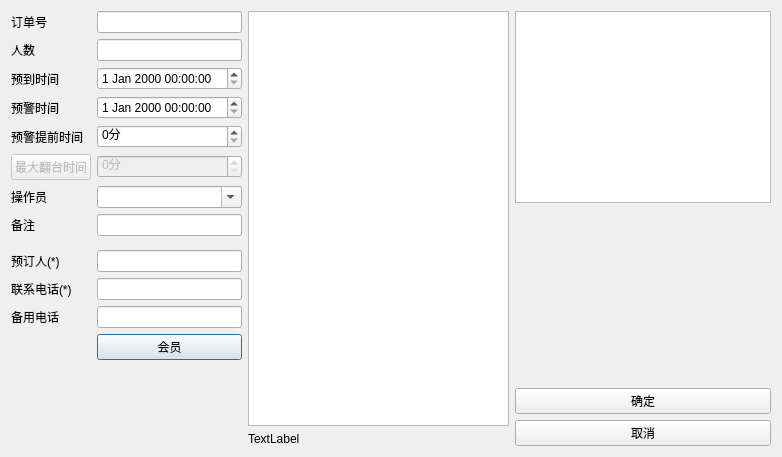
<?xml version="1.0" encoding="UTF-8"?>
<ui version="4.0">
 <class>w_scr_dish_restaurant_preorder_add_Dialog</class>
 <widget class="QDialog" name="w_scr_dish_restaurant_preorder_add_Dialog">
  <property name="geometry">
   <rect>
    <x>0</x>
    <y>0</y>
    <width>782</width>
    <height>457</height>
   </rect>
  </property>
  <property name="windowTitle">
   <string>Dialog</string>
  </property>
  <layout class="QHBoxLayout" name="horizontalLayout" stretch="0,1,0">
   <item>
    <layout class="QGridLayout" name="gridLayout">
     <item row="2" column="1">
      <widget class="lds_datetimeEdit" name="dateTimeEdit_dt_come"/>
     </item>
     <item row="6" column="0">
      <widget class="QLabel" name="label_7">
       <property name="text">
        <string>操作员</string>
       </property>
      </widget>
     </item>
     <item row="4" column="0">
      <widget class="QLabel" name="label_9">
       <property name="text">
        <string>预警提前时间</string>
       </property>
      </widget>
     </item>
     <item row="0" column="0">
      <widget class="QLabel" name="label_8">
       <property name="text">
        <string>订单号</string>
       </property>
      </widget>
     </item>
     <item row="11" column="1">
      <widget class="lds_lineedit" name="lineEdit_vch_tel_second"/>
     </item>
     <item row="11" column="0">
      <widget class="QLabel" name="label_6">
       <property name="text">
        <string>备用电话</string>
       </property>
      </widget>
     </item>
     <item row="10" column="1">
      <widget class="lds_lineedit" name="lineEdit_vch_tel"/>
     </item>
     <item row="1" column="0">
      <widget class="QLabel" name="label_3">
       <property name="text">
        <string>人数</string>
       </property>
      </widget>
     </item>
     <item row="2" column="0">
      <widget class="QLabel" name="label_4">
       <property name="text">
        <string>预到时间</string>
       </property>
      </widget>
     </item>
     <item row="6" column="1">
      <widget class="lds_ComboBox" name="comboBox_vch_operid">
       <property name="editable">
        <bool>true</bool>
       </property>
      </widget>
     </item>
     <item row="7" column="1">
      <widget class="lds_lineedit" name="lineEdit_vch_memo"/>
     </item>
     <item row="13" column="1">
      <spacer name="verticalSpacer">
       <property name="orientation">
        <enum>Qt::Vertical</enum>
       </property>
       <property name="sizeHint" stdset="0">
        <size>
         <width>20</width>
         <height>40</height>
        </size>
       </property>
      </spacer>
     </item>
     <item row="9" column="0">
      <widget class="QLabel" name="label">
       <property name="text">
        <string>预订人(*)</string>
       </property>
      </widget>
     </item>
     <item row="9" column="1">
      <widget class="lds_lineedit" name="lineEdit_vch_booker"/>
     </item>
     <item row="1" column="1">
      <widget class="lds_lineedit" name="lineEdit_int_person"/>
     </item>
     <item row="0" column="1">
      <widget class="QLineEdit" name="lineEdit_ch_bookno"/>
     </item>
     <item row="7" column="0">
      <widget class="QLabel" name="label_10">
       <property name="text">
        <string>备注</string>
       </property>
      </widget>
     </item>
     <item row="12" column="1">
      <widget class="lds_toolbar_button" name="pushButton_member">
       <property name="text">
        <string>会员</string>
       </property>
       <property name="outer_stylesheet" stdset="0">
        <string>pushbutton</string>
       </property>
      </widget>
     </item>
     <item row="10" column="0">
      <widget class="QLabel" name="label_2">
       <property name="text">
        <string>联系电话(*)</string>
       </property>
      </widget>
     </item>
     <item row="8" column="0" colspan="2">
      <widget class="QLabel" name="label_5">
       <property name="minimumSize">
        <size>
         <width>0</width>
         <height>2</height>
        </size>
       </property>
       <property name="maximumSize">
        <size>
         <width>16777215</width>
         <height>2</height>
        </size>
       </property>
       <property name="text">
        <string/>
       </property>
       <property name="outer_stylesheet" stdset="0">
        <string>line_div_h</string>
       </property>
      </widget>
     </item>
     <item row="5" column="0">
      <widget class="QPushButton" name="pushButton_int_overtime">
       <property name="enabled">
        <bool>false</bool>
       </property>
       <property name="text">
        <string>最大翻台时间</string>
       </property>
      </widget>
     </item>
     <item row="5" column="1">
      <widget class="QSpinBox" name="spinBox_int_overtime">
       <property name="enabled">
        <bool>false</bool>
       </property>
       <property name="suffix">
        <string>分</string>
       </property>
       <property name="maximum">
        <number>9999</number>
       </property>
      </widget>
     </item>
     <item row="3" column="0">
      <widget class="QLabel" name="label_11">
       <property name="text">
        <string>预警时间</string>
       </property>
      </widget>
     </item>
     <item row="3" column="1">
      <widget class="lds_datetimeEdit" name="dateTimeEdit_dt_warn"/>
     </item>
     <item row="4" column="1">
      <widget class="QSpinBox" name="spinBox_warn_diff">
       <property name="enabled">
        <bool>true</bool>
       </property>
       <property name="suffix">
        <string>分</string>
       </property>
       <property name="maximum">
        <number>999</number>
       </property>
      </widget>
     </item>
    </layout>
   </item>
   <item>
    <layout class="QVBoxLayout" name="verticalLayout_2">
     <item>
      <widget class="restaurantTableView" name="tableView_table"/>
     </item>
     <item>
      <widget class="QLabel" name="label_tabledesc">
       <property name="text">
        <string>TextLabel</string>
       </property>
       <property name="wordWrap">
        <bool>true</bool>
       </property>
      </widget>
     </item>
    </layout>
   </item>
   <item>
    <layout class="QVBoxLayout" name="verticalLayout">
     <item>
      <widget class="ftableview" name="tableView_tabletype"/>
     </item>
     <item>
      <spacer name="verticalSpacer_2">
       <property name="orientation">
        <enum>Qt::Vertical</enum>
       </property>
       <property name="sizeHint" stdset="0">
        <size>
         <width>20</width>
         <height>40</height>
        </size>
       </property>
      </spacer>
     </item>
     <item>
      <widget class="lds_toolbar_button" name="pushButton_ok">
       <property name="text">
        <string>确定</string>
       </property>
       <property name="outer_stylesheet" stdset="0">
        <string>pushbutton</string>
       </property>
      </widget>
     </item>
     <item>
      <widget class="lds_toolbar_button" name="pushButton_cancel">
       <property name="text">
        <string>取消</string>
       </property>
       <property name="outer_stylesheet" stdset="0">
        <string>pushbutton</string>
       </property>
      </widget>
     </item>
    </layout>
   </item>
  </layout>
 </widget>
 <customwidgets>
  <customwidget>
   <class>lds_toolbar_button</class>
   <extends>QPushButton</extends>
   <header>lds_toolbar_button.h</header>
  </customwidget>
  <customwidget>
   <class>lds_ComboBox</class>
   <extends>QComboBox</extends>
   <header>lds_combobox.h</header>
  </customwidget>
  <customwidget>
   <class>ftableview</class>
   <extends>QTableView</extends>
   <header>ftableview.h</header>
  </customwidget>
  <customwidget>
   <class>lds_datetimeEdit</class>
   <extends>QDateTimeEdit</extends>
   <header>lds_datetimeedit.h</header>
  </customwidget>
  <customwidget>
   <class>lds_lineedit</class>
   <extends>QLineEdit</extends>
   <header>lds_lineedit.h</header>
  </customwidget>
  <customwidget>
   <class>restaurantTableView</class>
   <extends>QTableView</extends>
   <header>restauranttableview.h</header>
  </customwidget>
 </customwidgets>
 <tabstops>
  <tabstop>lineEdit_int_person</tabstop>
  <tabstop>lineEdit_vch_tel_second</tabstop>
  <tabstop>dateTimeEdit_dt_come</tabstop>
  <tabstop>lineEdit_vch_tel</tabstop>
  <tabstop>lineEdit_vch_booker</tabstop>
 </tabstops>
 <resources/>
 <connections/>
</ui>
